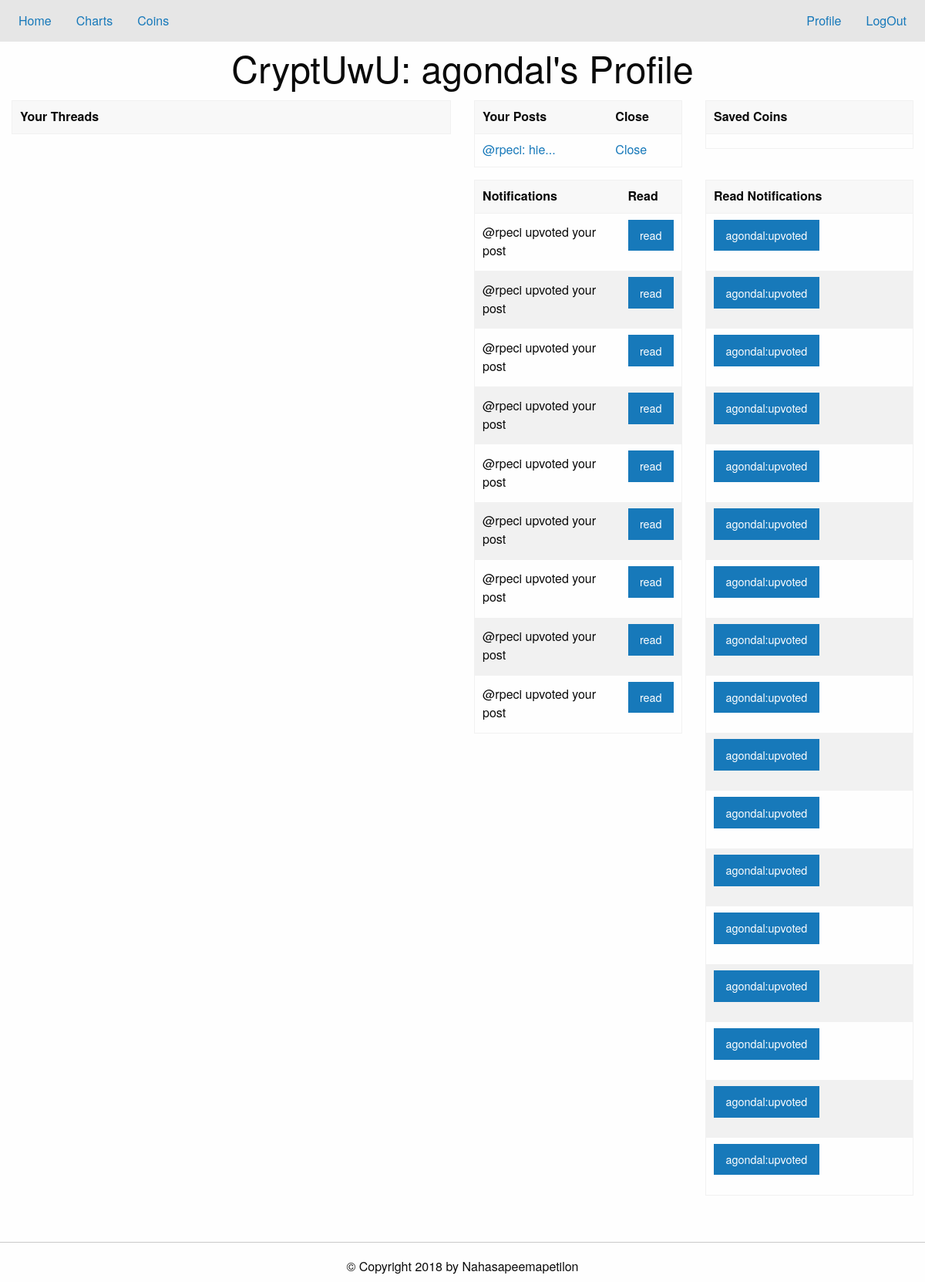
The app's page /profile (signed in) with its own data.
### tables this page shows
CREATE TABLE agondal_posts (threadID INT, postID INT, post TEXT);

CREATE TABLE agondal_notifications (user TEXT, action TEXT, threadID INT, postID INT, read INT);

### app.py (the view, shortened to what this page needs)
@app.route('/profile', methods=['POST', 'GET'])
def load_profile():
    if noUser():
        return redirect('/')
    db = sqlite3.connect('./data/base.db')
    c = db.cursor()
    if request.method=='GET':
        coins=dbEditor.getCoins(c,session['username'])
        threads=dbEditor.userThreads(c, session['username'])
        posts=dbEditor.userPosts(c,session['username'])
        readPosts =dbEditor.getReadNotifs(c,session['username'])
        readPosts=dbEditor.getReadNotifs(c,session['username'])
        unreadPosts =dbEditor.getUnreadNotifs(c,session['username'])
        db.close()
        return render_template('profile.html', coins=coins, threads=threads, posts=posts,read_posts=readPosts, unread_posts=unreadPosts,user=session['username'])

### app.py (called while the page is built)
def noUser():
    return 'username' not in session.keys()

### util/dbEditor.py (called while the page is built)
def foo_char_html(str): # parses through username
    return str.replace('&', '&amp;').replace('<', '&lt;').replace('>', '&gt;')

def getCoins(cursor,user): # get list of coins user likes
    t = cursor.execute("SELECT listCoins from coins WHERE username = ?;", (foo_char_html(user),)).fetchone()[0]
    val = t.split("!")
    return val

def userThreads(cursor,user):
    v = "SELECT post,threadID FROM " + user + "_threads;"
    l = list(cursor.execute(v))
    return l

def userPosts(cursor,user):
    v = "SELECT * FROM " + user + "_posts;"
    l = list(cursor.execute(v))
    return l

def getReadNotifs(cursor,user):
    v = "SELECT * FROM " + user + "_notifications WHERE read = ?;"
    return list(cursor.execute(v,(1,)))

def getUnreadNotifs(cursor,user):
    v = "SELECT * FROM " + user + "_notifications WHERE read = ?;"
    return list(cursor.execute(v,(0,)))

### templates/profile.html (shortened to what this page needs)
{% extends "home.html" %}
{% block content %}
<h1 class="text-center"> CryptUwU: {{user}}'s Profile</h1>
<div class="grid-container">
  <div class="grid-x grid-padding-x">
    <div class="cell small-6">
      <table class="hover">
	<thead><tr>
	    <th> Your Threads </th>
	</tr></thead>
      </table>
    </div>
    <div  class="cell small-6">
      <div class="grid-x grid-padding-x">
	<div  class="cell small-6">
	  <table class="hover">
	    <thead><tr>
		<th> Your Posts
		</th>
		<th> Close</th>
	    </tr></thead>
	    <tbody>
	      {% for post in posts %}
	      <tr data-closable>
		<td><a href="/thread?id={{post[0]}}#{{post[1]}}">{{ post[2] }}</a>
		</td>
		<td><a href="#" data-close>Close</a>
		</td>
	      </tr>
	      {% endfor %}
	    </tbody>
	  </table>
	</div>
	<div  class="cell small-6">
	  <table class="hover">
	    <thead><tr><th> Saved Coins </th></tr></thead>
	    <tbody>
	      {% for coin in coins %}
	      <tr><td>{{ coin }}</td></tr>
	      {% endfor %}
	    </tbody>
	  </table>
	</div>
      </div>
      <div class="grid-x grid-padding-x">
	<div  class="cell small-6">
	  <table class="hover">
	    <thead><tr><th> Notifications </th><th> Read</th>
	    </tr></thead>
	    <tbody>
	      {% for post in unread_posts %}
	      <tr data-closable><td>@{{post[0]}} {{post[1]}} your post</td>
		<td>
		  <form action="#" method="POST">
		    <input type="submit" class="button"  name="act" value="read" data-close>
		  </form>
	      </tr>
	      {% endfor %}
	    </tbody>
	  </table>
	</div>
	<div class="small-6 cell">
	  <table class="hover">
	    <thead><tr><th> Read Notifications </th>
	    </tr></thead>
	    <tbody>
	      {% for post in read_posts %}
	      <tr><td>
		  <form action="#" method="POST">
		    <input type="submit" class="button"  name="act" value="{{post[0]}}:{{post[1]}}" >
		  </form>
	      </tr>
	      {% endfor %}
	    </tbody>
	  </table>
	</div>
      </div>
    </div>
  </div>
</div>
{% endblock %}

### records on screen
agondal_posts: post "@rpeci: hie..."
agondal_notifications: user "rpeci", action "upvoted"
agondal_notifications: user "rpeci", action "upvoted"
agondal_notifications: user "rpeci", action "upvoted"
agondal_notifications: user "rpeci", action "upvoted"
agondal_notifications: user "rpeci", action "upvoted"
agondal_notifications: user "rpeci", action "upvoted"
agondal_notifications: user "rpeci", action "upvoted"
agondal_notifications: user "rpeci", action "upvoted"
agondal_notifications: user "rpeci", action "upvoted"
agondal_notifications: act "agondal:upvoted"
agondal_notifications: act "agondal:upvoted"
agondal_notifications: act "agondal:upvoted"
agondal_notifications: act "agondal:upvoted"
agondal_notifications: act "agondal:upvoted"
agondal_notifications: act "agondal:upvoted"
agondal_notifications: act "agondal:upvoted"
agondal_notifications: act "agondal:upvoted"
agondal_notifications: act "agondal:upvoted"
agondal_notifications: act "agondal:upvoted"
agondal_notifications: act "agondal:upvoted"
agondal_notifications: act "agondal:upvoted"
agondal_notifications: act "agondal:upvoted"
agondal_notifications: act "agondal:upvoted"
agondal_notifications: act "agondal:upvoted"
agondal_notifications: act "agondal:upvoted"
agondal_notifications: act "agondal:upvoted"

### other values on screen
{{ user }} "agondal"
